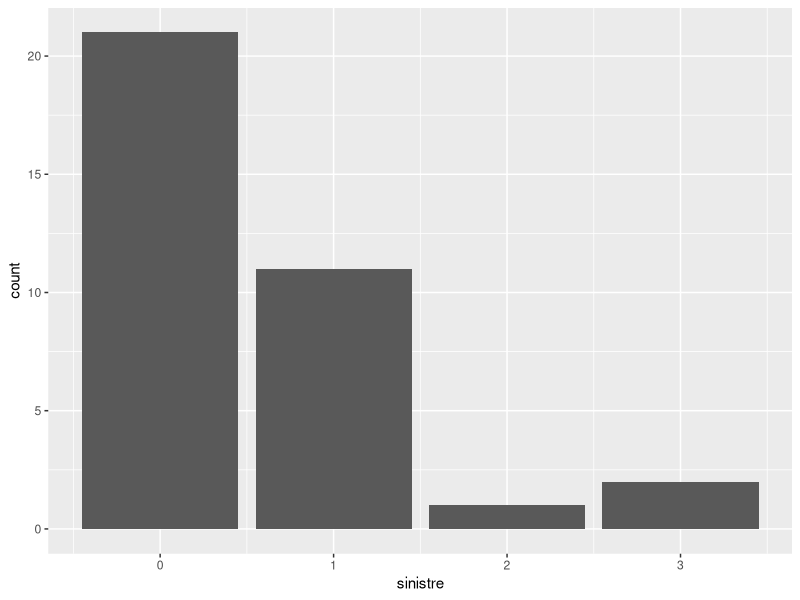
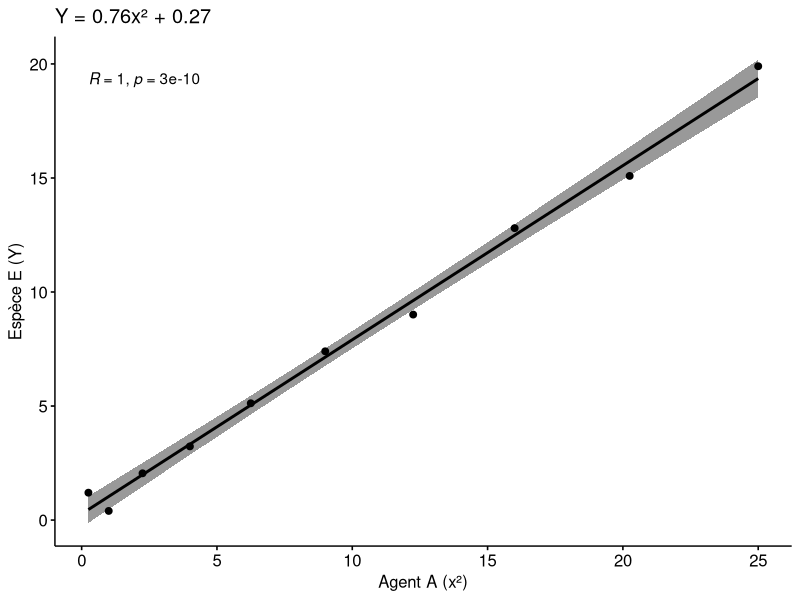

These charts were generated, in order, by the following R code:
## ---- chunk 1
knitr::opts_chunk$set(
  echo = TRUE, tidy.opts = list(width.cutoff = 79),
  tidy = TRUE, fig.width = 6, fig.height = 6,
  warning = FALSE, message = FALSE
)
## ---- chunk 2
library(readr)
library(dplyr)
library(ggplot2)
## ---- chunk 3
rm(list = ls(all = TRUE))
data.frame(unlist("all"))
## ---- chunk 4
# On importe les données avec la commande suivante
d1 <- read_delim("../data/donnees.exo1.csv", 
    delim = ";", escape_double = FALSE, trim_ws = TRUE, show_col_types = FALSE)
## ---- chunk 5
summary(d1$sinistre)
ggplot(d1, aes(x=sinistre)) + geom_bar()
## ---- chunk 6
rm(list = ls(all = TRUE))
data.frame(unlist("all"))
## ---- chunk 7
rm(list = ls(all = TRUE))
data.frame(unlist("all"))
## ---- chunk 8
# On importe les données avec les commandes suivantes
d3 <- read_delim("../data/donnees.exo3.csv", 
    delim = ";", escape_double = FALSE, locale = locale(decimal_mark = ","), 
    trim_ws = TRUE, show_col_types = FALSE)
d3 <- select(d3, x, y)
## ---- chunk 9
summary(d3)
## ---- chunk 10
d3 <- dplyr::mutate(d3, x2 = d3$x * d3$x)
# regression line (y~x)
Dr<-lm(formula = d3$y~d3$x2)
a_coeff <- round(Dr$coefficients[2], digits = 2)
b_coeff <- round(Dr$coefficients[1], digits = 2)
model<-paste0("Y = ", a_coeff,"x² + ", b_coeff)
## ---- chunk 11
# http://www.sthda.com/english/wiki/correlation-test-between-two-variables-in-r#visualize-your-data-using-scatter-plots
library("ggpubr")
ggscatter(d3, x = "x2", y = "y", 
          add = "reg.line", conf.int = TRUE, 
          cor.coef = TRUE, cor.method = "pearson",
          title = model,
          xlab = "Agent A (x²)", ylab = "Espèce E (Y)")
